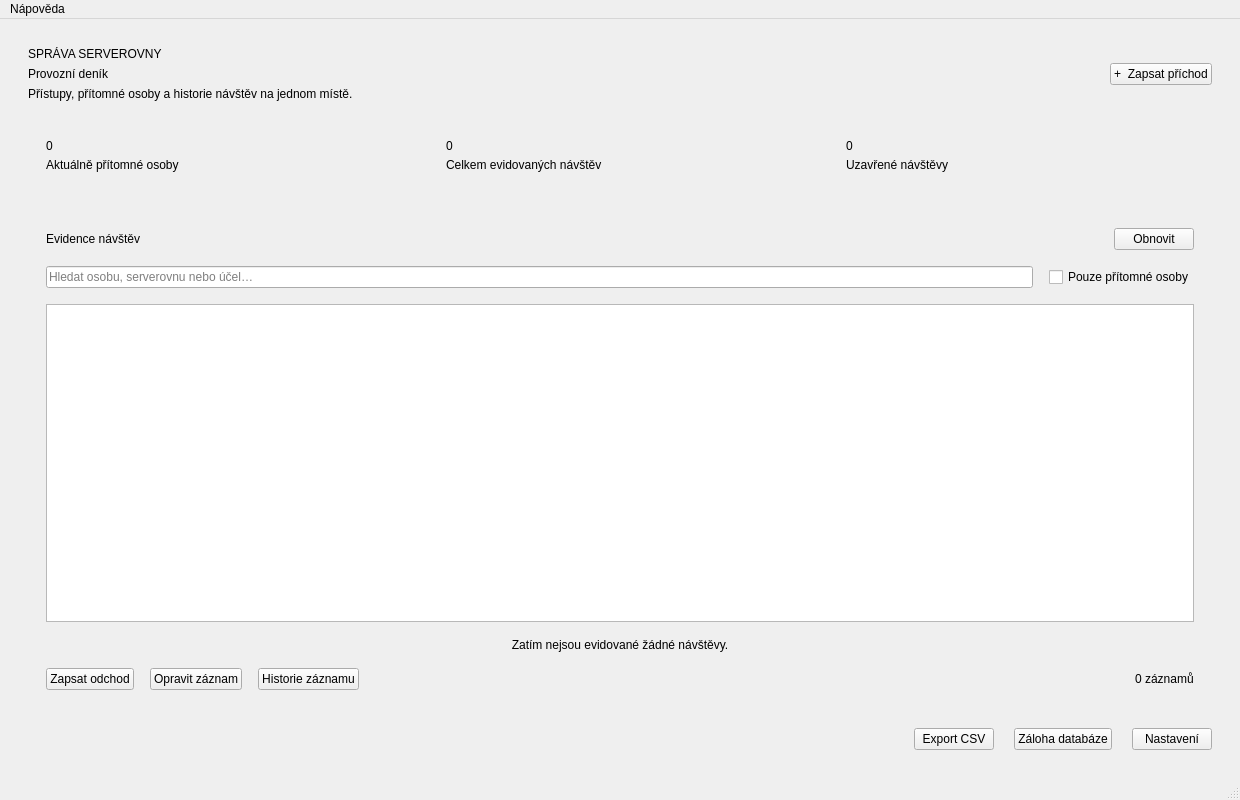
<?xml version='1.0' encoding='utf-8'?>
<ui version="4.0">
 <class>MainWindow</class>
 <widget class="QMainWindow" name="MainWindow">
  <property name="windowTitle">
   <string>Provozní deník — serverovna</string>
  </property>
  <property name="geometry">
   <rect>
    <x>0</x>
    <y>0</y>
    <width>1240</width>
    <height>800</height>
   </rect>
  </property>
  <widget class="QWidget" name="centralwidget">
   <layout class="QVBoxLayout" name="layout">
    <property name="leftMargin">
     <number>28</number>
    </property>
    <property name="topMargin">
     <number>28</number>
    </property>
    <property name="rightMargin">
     <number>28</number>
    </property>
    <property name="bottomMargin">
     <number>28</number>
    </property>
    <property name="spacing">
     <number>20</number>
    </property>
    <item>
     <layout class="QHBoxLayout" name="headerLayout">
      <item>
       <layout class="QVBoxLayout" name="titleLayout">
        <property name="spacing">
         <number>6</number>
        </property>
        <item>
         <widget class="QLabel" name="eyebrow">
          <property name="text">
           <string>SPRÁVA SERVEROVNY</string>
          </property>
          <property name="role" stdset="0">
           <string>eyebrow</string>
          </property>
         </widget>
        </item>
        <item>
         <widget class="QLabel" name="heading">
          <property name="text">
           <string>Provozní deník</string>
          </property>
         </widget>
        </item>
        <item>
         <widget class="QLabel" name="subtitle">
          <property name="text">
           <string>Přístupy, přítomné osoby a historie návštěv na jednom místě.</string>
          </property>
          <property name="role" stdset="0">
           <string>subtitle</string>
          </property>
         </widget>
        </item>
       </layout>
      </item>
      <item>
       <spacer name="headerSpacer">
        <property name="orientation">
         <enum>Qt::Horizontal</enum>
        </property>
        <property name="sizeHint">
         <size>
          <width>20</width>
          <height>20</height>
         </size>
        </property>
       </spacer>
      </item>
      <item>
       <widget class="QPushButton" name="arrivalButton">
        <property name="role" stdset="0">
         <string>primary</string>
        </property>
        <property name="text">
         <string>+  Zapsat příchod</string>
        </property>
       </widget>
      </item>
     </layout>
    </item>
    <item>
     <layout class="QHBoxLayout" name="metricsLayout">
      <property name="spacing">
       <number>16</number>
      </property>
      <item>
       <widget class="QFrame" name="presentCard">
        <property name="role" stdset="0">
         <string>card</string>
        </property>
        <layout class="QVBoxLayout" name="presentLayout">
         <property name="leftMargin">
          <number>18</number>
         </property>
         <property name="topMargin">
          <number>18</number>
         </property>
         <property name="rightMargin">
          <number>18</number>
         </property>
         <property name="bottomMargin">
          <number>18</number>
         </property>
         <property name="spacing">
          <number>5</number>
         </property>
         <item>
          <widget class="QLabel" name="presentValue">
           <property name="text">
            <string>0</string>
           </property>
           <property name="role" stdset="0">
            <string>metric</string>
           </property>
          </widget>
         </item>
         <item>
          <widget class="QLabel" name="presentCaption">
           <property name="text">
            <string>Aktuálně přítomné osoby</string>
           </property>
           <property name="role" stdset="0">
            <string>metricLabel</string>
           </property>
          </widget>
         </item>
        </layout>
       </widget>
      </item>
      <item>
       <widget class="QFrame" name="totalCard">
        <property name="role" stdset="0">
         <string>card</string>
        </property>
        <layout class="QVBoxLayout" name="totalLayout">
         <property name="leftMargin">
          <number>18</number>
         </property>
         <property name="topMargin">
          <number>18</number>
         </property>
         <property name="rightMargin">
          <number>18</number>
         </property>
         <property name="bottomMargin">
          <number>18</number>
         </property>
         <property name="spacing">
          <number>5</number>
         </property>
         <item>
          <widget class="QLabel" name="totalValue">
           <property name="text">
            <string>0</string>
           </property>
           <property name="role" stdset="0">
            <string>metric</string>
           </property>
          </widget>
         </item>
         <item>
          <widget class="QLabel" name="totalCaption">
           <property name="text">
            <string>Celkem evidovaných návštěv</string>
           </property>
           <property name="role" stdset="0">
            <string>metricLabel</string>
           </property>
          </widget>
         </item>
        </layout>
       </widget>
      </item>
      <item>
       <widget class="QFrame" name="closedCard">
        <property name="role" stdset="0">
         <string>card</string>
        </property>
        <layout class="QVBoxLayout" name="closedLayout">
         <property name="leftMargin">
          <number>18</number>
         </property>
         <property name="topMargin">
          <number>18</number>
         </property>
         <property name="rightMargin">
          <number>18</number>
         </property>
         <property name="bottomMargin">
          <number>18</number>
         </property>
         <property name="spacing">
          <number>5</number>
         </property>
         <item>
          <widget class="QLabel" name="closedValue">
           <property name="text">
            <string>0</string>
           </property>
           <property name="role" stdset="0">
            <string>metric</string>
           </property>
          </widget>
         </item>
         <item>
          <widget class="QLabel" name="closedCaption">
           <property name="text">
            <string>Uzavřené návštěvy</string>
           </property>
           <property name="role" stdset="0">
            <string>metricLabel</string>
           </property>
          </widget>
         </item>
        </layout>
       </widget>
      </item>
     </layout>
    </item>
    <item>
     <widget class="QFrame" name="recordsCard">
      <property name="role" stdset="0">
       <string>card</string>
      </property>
      <layout class="QVBoxLayout" name="recordsLayout">
       <property name="leftMargin">
        <number>18</number>
       </property>
       <property name="topMargin">
        <number>18</number>
       </property>
       <property name="rightMargin">
        <number>18</number>
       </property>
       <property name="bottomMargin">
        <number>18</number>
       </property>
       <property name="spacing">
        <number>16</number>
       </property>
       <item>
        <layout class="QHBoxLayout" name="recordsHeader">
         <item>
          <widget class="QLabel" name="recordsTitle">
           <property name="text">
            <string>Evidence návštěv</string>
           </property>
           <property name="role" stdset="0">
            <string>section</string>
           </property>
          </widget>
         </item>
         <item>
          <spacer name="recordsSpacer">
           <property name="orientation">
            <enum>Qt::Horizontal</enum>
           </property>
           <property name="sizeHint">
            <size>
             <width>20</width>
             <height>20</height>
            </size>
           </property>
          </spacer>
         </item>
         <item>
          <widget class="QPushButton" name="refreshButton">
           <property name="text">
            <string>Obnovit</string>
           </property>
          </widget>
         </item>
        </layout>
       </item>
       <item>
        <layout class="QHBoxLayout" name="filters">
         <item>
          <widget class="QLineEdit" name="searchEdit">
           <property name="placeholderText">
            <string>Hledat osobu, serverovnu nebo účel…</string>
           </property>
           <property name="clearButtonEnabled">
            <bool>true</bool>
           </property>
          </widget>
         </item>
         <item>
          <widget class="QCheckBox" name="openOnlyCheck">
           <property name="text">
            <string>Pouze přítomné osoby</string>
           </property>
          </widget>
         </item>
        </layout>
       </item>
       <item>
        <widget class="QTableView" name="visitsTable">
         <property name="alternatingRowColors">
          <bool>true</bool>
         </property>
         <property name="selectionBehavior">
          <enum>QAbstractItemView::SelectRows</enum>
         </property>
         <property name="selectionMode">
          <enum>QAbstractItemView::SingleSelection</enum>
         </property>
         <property name="sortingEnabled">
          <bool>true</bool>
         </property>
         <property name="showGrid">
          <bool>false</bool>
         </property>
        </widget>
       </item>
       <item>
        <widget class="QLabel" name="emptyLabel">
         <property name="text">
          <string>Zatím nejsou evidované žádné návštěvy.</string>
         </property>
         <property name="role" stdset="0">
          <string>subtitle</string>
         </property>
         <property name="wordWrap">
          <bool>true</bool>
         </property>
         <property name="alignment">
          <set>Qt::AlignCenter</set>
         </property>
        </widget>
       </item>
       <item>
        <layout class="QHBoxLayout" name="toolbar">
         <item>
          <widget class="QPushButton" name="departureButton">
           <property name="text">
            <string>Zapsat odchod</string>
           </property>
          </widget>
         </item>
         <item>
          <widget class="QPushButton" name="correctButton">
           <property name="text">
            <string>Opravit záznam</string>
           </property>
          </widget>
         </item>
         <item>
          <widget class="QPushButton" name="historyButton">
           <property name="text">
            <string>Historie záznamu</string>
           </property>
          </widget>
         </item>
         <item>
          <spacer name="selectionSpacer">
           <property name="orientation">
            <enum>Qt::Horizontal</enum>
           </property>
           <property name="sizeHint">
            <size>
             <width>20</width>
             <height>20</height>
            </size>
           </property>
          </spacer>
         </item>
         <item>
          <widget class="QLabel" name="resultLabel">
           <property name="text">
            <string>0 záznamů</string>
           </property>
           <property name="role" stdset="0">
            <string>subtitle</string>
           </property>
          </widget>
         </item>
        </layout>
       </item>
      </layout>
     </widget>
    </item>
    <item>
     <layout class="QHBoxLayout" name="footer">
      <item>
       <spacer name="footerSpacer">
        <property name="orientation">
         <enum>Qt::Horizontal</enum>
        </property>
        <property name="sizeHint">
         <size>
          <width>20</width>
          <height>20</height>
         </size>
        </property>
       </spacer>
      </item>
      <item>
       <widget class="QPushButton" name="exportButton">
        <property name="text">
         <string>Export CSV</string>
        </property>
       </widget>
      </item>
      <item>
       <widget class="QPushButton" name="backupButton">
        <property name="text">
         <string>Záloha databáze</string>
        </property>
       </widget>
      </item>
      <item>
       <widget class="QPushButton" name="settingsButton">
        <property name="text">
         <string>Nastavení</string>
        </property>
       </widget>
      </item>
     </layout>
    </item>
   </layout>
  </widget>
  <widget class="QMenuBar" name="menubar">
   <widget class="QMenu" name="helpMenu">
    <property name="title"><string>Nápověda</string></property>
    <addaction name="aboutAction"/>
   </widget>
   <addaction name="helpMenu"/>
  </widget>
  <action name="aboutAction"><property name="text"><string>O aplikaci…</string></property><property name="menuRole"><enum>QAction::AboutRole</enum></property></action>
  <widget class="QStatusBar" name="statusbar" />
  <property name="minimumSize">
   <size>
    <width>980</width>
    <height>680</height>
   </size>
  </property>
 </widget>
 <resources />
 <connections />
</ui>
